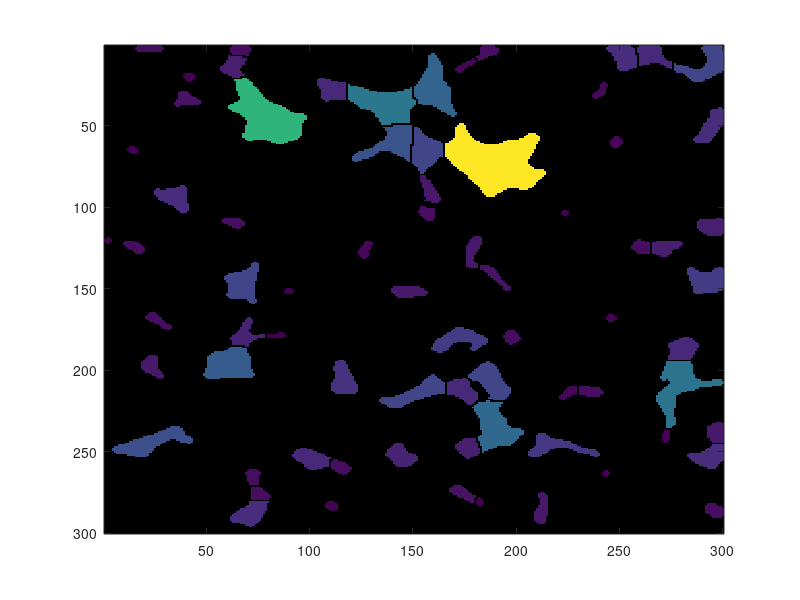

Here is the MATLAB script that generated this plot: (Note: this script raises an error after producing the figure.)
clc;
clear all;
close all;
load 1porosity.mat
E=A;
figure;
h=imagesc(E);
set(h,'alphadata',~isnan(E));
set(0,'defaultfigurecolor','w'); 

colormap hsv;
c=colorbar;
digits(3);

axis equal
axis tight
set(gca,'xtick',[],'xticklabel',[])
set(gca,'ytick',[],'yticklabel',[])